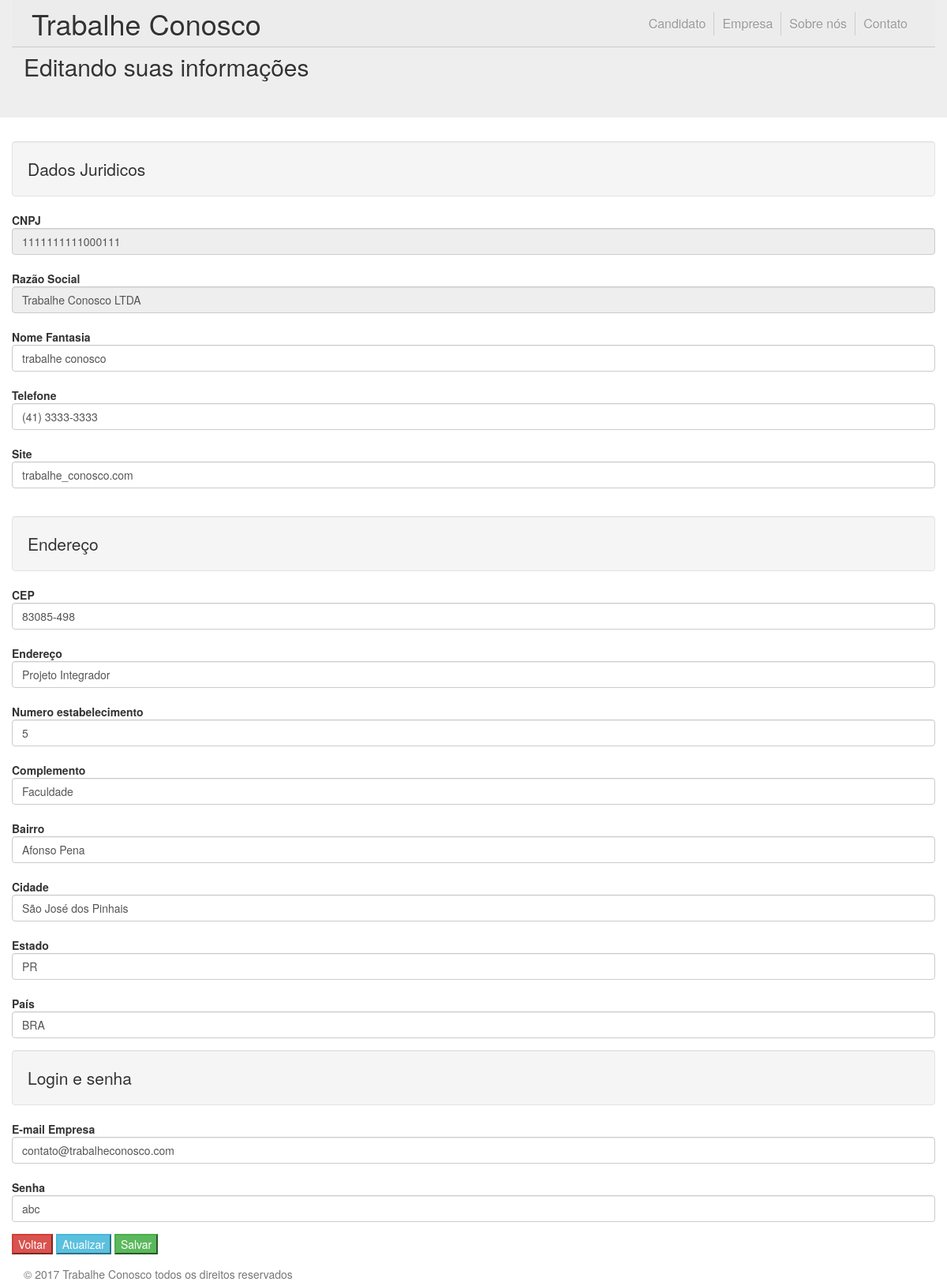
The page /empresa_editar.php (signed in) on the database its author committed.
### tables this page shows
CREATE TABLE `EMPRESA` (
  `ID_EMPRESA` int(11) NOT NULL,
  `CNPJ` bigint(20) NOT NULL,
  `RAZAO_SOCIAL` varchar(100) NOT NULL,
  `NOME_FANTASIA` varchar(100) NOT NULL,
  `STATUS_CADASTRO` enum('ATIVO','INATIVO') NOT NULL,
  `TELEFONE_COMERCIAL` varchar(20) NOT NULL,
  `EMAIL` varchar(100) NOT NULL,
  `SENHA_EMPRESA` varchar(50) NOT NULL,
  `SITE` varchar(100) NOT NULL,
  `CEP` varchar(10) NOT NULL,
  `ENDERECO` varchar(100) NOT NULL,
  `NUMERO_EMPRESA` varchar(100) NOT NULL,
  `COMPLEMENTO` varchar(100) NOT NULL,
  `BAIRRO` varchar(100) NOT NULL,
  `CIDADE` varchar(100) NOT NULL,
  `ESTADO` enum('AC','AL','AP','AM','BA','CE','DF','ES','GO','MA','MT','MS','MG','PA','PB','PR','PE','PI','RJ','RN','RS','RO','RR','SC','SP','SE','TO') NOT NULL,
  `PAIS` enum('BRA') NOT NULL DEFAULT 'BRA'
);

### empresa_editar.php (the view, shortened to what this page needs)
<?php
include_once("_php/conexao.php");
$id = $_SESSION["id_empresa"];
$result = mysqli_query($mysqli, "SELECT * FROM `EMPRESA` WHERE `ID_EMPRESA` = $id ");
while($res = mysqli_fetch_array($result))
{
	$razao_social = $res['RAZAO_SOCIAL'];
	$email_empresa = $res['EMAIL'];
	$cnpj = $res['CNPJ'];
	$nome_fantasia = $res['NOME_FANTASIA'];
	$telefone = $res['TELEFONE_COMERCIAL'];
	$cep = $res['CEP'];
	$endereco = $res['ENDERECO'];
	$numero_empresa = $res['NUMERO_EMPRESA'];
	$complemento = $res['COMPLEMENTO'];
	$bairro = $res['BAIRRO'];
	$cidade = $res['CIDADE'];
	$estado = $res['ESTADO'];
	$pais = $res['PAIS'];
	$site = $res['SITE'];
	$senha = $res['SENHA_EMPRESA'];
}
?>
<!DOCTYPE html>
<html lang="pt-BR" xmlns:id="http://www.w3.org/1999/xhtml">
<head>
	<link rel="stylesheet"  href="_css/bootstrap.min.css" >
	<link rel="stylesheet"  href="_css/header.css" >
</head>
<body>
	<header class="container">
		<h1 class="float-l">
			<a href="#" title="Trabalhe Conosco" onclick="location.href='index.php'"> Trabalhe Conosco </a>
		</h1>
			<nav class="float-r">
			<ul class="list-auto">
				<li>
					<a href="#Candidato" onclick="location.href='candidato_area_nao_logada.php'" title="Candidado">Candidato</a>
				</li>
				<li>
					<a href="#Empresa" onclick="location.href='empresa_area_logada.php'" title="Empresa">Empresa</a>
				</li>
				<li>
					<a href="#Sobre nós" onclick="location.href='sobre_nos.php'" title="Sobre nós">Sobre nós</a>
				</li>
				<li>
					<a href="#Contato" onclick="location.href='contato.php'" title="Contato">Contato</a>
				</li>
			</ul>
		</nav>
	</header>
	<div class="jumbotron">
		<br>
		<div class="container">
			<h2>Editando suas informações</h2>
		</div>
	</div>
  <div class="container">
	    <article class="row">
				<form method="post" action="_php/manter-empresa/edita_empresa.php">
						<div class="form-group">
							<div class="well"><fieldset><legend>Dados Juridicos</legend></div>
								<label id="css_cnpj">CNPJ</label>
                <input id="css_cnpj" name="php_cnpj" type="text" max="20" maxlength="20" value="<?php echo"$cnpj"; ?>" class="form-control" readonly="readonly"/>
								<label id="css_razao_social">Razão Social</label>
                <input id="css_razao_social" name="php_razao_social" type="text" value="<?php echo"$razao_social"; ?>"  class="form-control" readonly="readonly"/>
								<br>
								<label id="css_nomefantasia">Nome Fantasia</label>
                <input id="css_nomefantasia" name="php_nome_fantasia" type="text" max="100" maxlength="30" value="<?php echo"$nome_fantasia"; ?>" class="form-control"/>
								<label id="css_telefone">Telefone</label>
                <input id="css_telefone" name="php_telefone" type="text" max="20" maxlength="20" value="<?php echo"$telefone"; ?>" class="form-control"/>
								<label id="css_site">Site</label>
                <input id="css_site" name="php_site" type="text" max="100" maxlength="30" value="<?php echo"$site"; ?>" class="form-control"/>
						</div>
						<div class="form-group">
						<div class="well"><fieldset><legend>Endereço</legend></div>
								<label id="css_cep">CEP</label>
                <input id="css_cep" name="php_cep" type="text" max="10" maxlength="10" value="<?php echo"$cep"; ?>" class="form-control"/>
								<label id="css_endereco">Endereço</label>
                <input id="css_endereco" name="php_endereco" type="text" max="100" maxlength="30" value="<?php echo"$endereco"; ?>" class="form-control"/>
								<label id="css_numero_empresa">Numero estabelecimento</label>
                <input id="css_numero_empresa" name="php_numero_empresa" type="text" max="20" maxlength="20" value="<?php echo"$numero_empresa"; ?>" class="form-control"/>
								<label id="css_complemento">Complemento</label>
                <input id="css_complemento" name="php_complemento" type="text" max="100" maxlength="30" value="<?php echo"$complemento"; ?>" class="form-control"/>
								<label id="css_bairro">Bairro</label>
                <input id="css_bairro" name="php_bairro" type="text" max="100" maxlength="30" value="<?php echo"$bairro"; ?>" class="form-control"/>
								<label id="css_cidade">Cidade</label>
                <input id="css_cidade" name="php_cidade" type="text" max="100" maxlength="30" value="<?php echo"$cidade"; ?>" class="form-control"/>
								<label for="css_estado">Estado</label>
                <input id="css_estado" name="php_estado" list="lista_estados" placeholder="Informe o estado de vossa localidade" value="<?php echo"$estado"; ?>" class="form-control"/>
								<label for="css_pais">País</label>
                <input id="css_pais" name="php_pais" list="lista_pais" placeholder="Por enquanto atuamos apenas no Brasil" value="<?php echo"$pais"; ?>" class="form-control"/>
						</div>
						<div class="form-group">
							<div class="well"><fieldset><legend>Login e senha</legend></div>
								<label id="css_email_empresa">E-mail Empresa</label>
                <input id="css_email_empresa" name="php_email_empresa" type="email" value="<?php echo"$email_empresa"; ?>" class="form-control" />
								<label id="css_email_empresa">Senha</label>
                <input id="css_senha_empresa" name="php_senha_empresa" type="text" value="<?php echo"$senha"; ?>"  class="form-control"/>
						</div>
            <div class="form-group">
              <input type="button" value="Voltar" onClick="history.go(-1)" class="btn-danger">
              <input type="button" value="Atualizar" onClick="history.go(0)" class="btn-info">
              <input type="submit" value="Salvar" class="btn-success"/>
            </div>
					</div>
    <footer class="footer">
      <div class="container">
        <p class="text-muted">&copy; 2017 Trabalhe Conosco todos os direitos reservados</p>
      </div>
    </footer>
  </body>
  </html>

### _css/backup/header.css (style rules this page uses)
html, body, div, span, applet, object, iframe, h1, h2, h3, h4, h5, h6, hr, p, blockquote, pre, a, abbr, acronym, address, big, cite, code, del, dfn, em, font, img, ins, kbd, q, s, samp, small, strike, strong, sub, sup, tt, var, b, u, i, center, dl, dt, dd, ol, ul, li, fieldset, form, label, legend, table, caption, tbody, tfoot, thead, tr, th, td { margin:0; padding:0; border:0; background:transparent; }
.list-full, .list-full li, .list-auto, .list-auto li { width: 100%; float: left; display: block; position: relative; }
.list-auto, .list-auto li { width: auto; }
.float-l { float: left; }
.float-r { float: right; }
body { font-family: "Helvetica Neue", Helvetica, Arial, sans-serif; color: #333; text-shadow: 0 1px 0 #fff; }
header { min-height: 60px; position: fixed; top: 0; right: 0; left: 0; border-bottom: 1px solid #ccc; background: #ECECEC; z-index: 2; }
header h1 { padding: 10px 0 0 10px; }
header h1 a { color: #333; }
header ul { padding: 15px 10px 0 0; }
header li { border-left: 1px solid #ccc; }
header li:first-child { border: none; }
header li a { display: block; padding: 0 10px; color: #999; font-size: 16px; line-height: 30px; text-decoration: none; -webkit-transition: all 300ms ease; transition: all 300ms ease; }

### rows shown on the page
empresa: php_cnpj "1111111111000111", php_razao_social "Trabalhe Conosco LTDA", php_nome_fantasia "trabalhe conosco", php_telefone "(41) 3333-3333", php_site "trabalhe_conosco.com", php_cep "83085-498", php_endereco "Projeto Integrador", php_numero_empresa "5", php_complemento "Faculdade", php_bairro "Afonso Pena", php_cidade "São José dos Pinhais", php_estado "PR", php_pais "BRA", php_email_empresa "contato@trabalheconosco.com", php_senha_empresa "abc"
